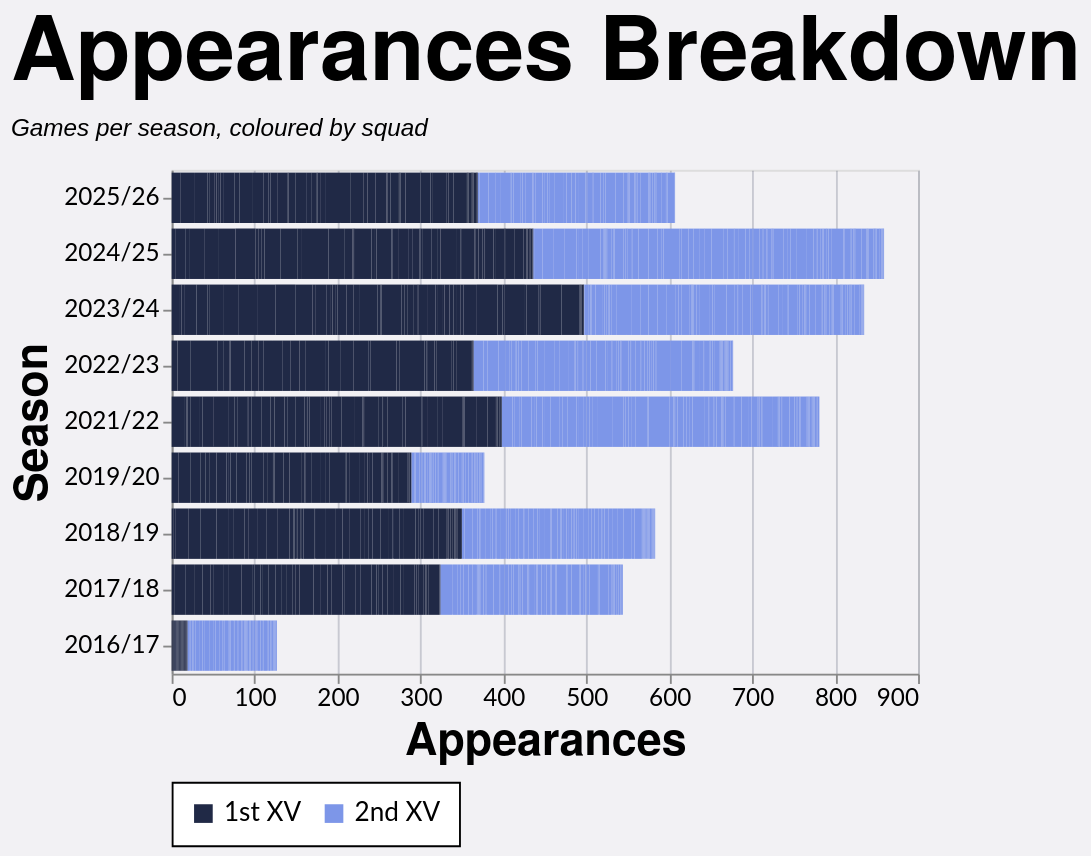

Write a Vega-Lite specification for this figure.
### Vega-Lite specification from a JSON file in a GitHub repository (floating-point values rounded to 4 significant figures; data arrays with more than 128 entries replaced by an {"elided": "..."} marker saying what was removed)
{"config": {"axis": {"labelFont": "Lato, sans-serif", "titleFont": "PT Sans Narrow, Helvetica Neue, Helvetica, Arial, sans-serif", "labelFontSize": 13, "titleFontSize": 24, "gridColor": "#202947", "gridOpacity": 0.2}, "header": {"labelFont": "PT Sans Narrow, Helvetica Neue, Helvetica, Arial, sans-serif", "titleFont": "PT Sans Narrow, Helvetica Neue, Helvetica, Arial, sans-serif", "labelFontSize": 24, "titleFontSize": 28, "labelFontWeight": "bold", "orient": "left"}, "legend": {"labelFont": "Lato, sans-serif", "titleFont": "PT Sans Narrow, Helvetica Neue, Helvetica, Arial, sans-serif", "labelFontSize": 14, "titleFontSize": 16, "titlePadding": 5, "fillColor": "white", "strokeColor": "black", "padding": 10, "titleFontWeight": "lighter", "titleFontStyle": "italic", "titleColor": "gray", "offset": 10}, "title": {"font": "PT Sans Narrow, Helvetica Neue, Helvetica, Arial, sans-serif", "fontSize": 48, "fontWeight": "bold", "anchor": "start", "align": "center", "titlePadding": 20, "subtitlePadding": 10, "subtitleFontSize": 13, "subtitleColor": "", "subtitleFontStyle": "italic", "offset": 15, "color": "black"}, "axisX": {"labelAngle": 0}, "facet": {"title": null, "header": null, "align": {"row": "each", "column": "each"}}, "resolve": {"scale": {"y": "independent", "facet": "independent"}}, "background": "#f2f1f4"}, "data": {"name": "data-1ec98738f94c5c102372cf783b39068d"}, "mark": {"type": "bar"}, "encoding": {"color": {"field": "color_value", "legend": {"orient": "bottom", "title": null}, "scale": {"range": ["#202946", "#7d96e8", "#99151520"]}, "sort": ["1st XV", "2nd XV", "Unknown"], "type": "nominal"}, "tooltip": [{"field": "player", "title": "Player", "type": "nominal"}, {"field": "season", "title": "Season", "type": "nominal"}, {"field": "color_value", "title": "Group", "type": "nominal"}, {"aggregate": "sum", "field": "apps", "title": "Appearances", "type": "quantitative"}], "x": {"aggregate": "sum", "field": "apps", "title": "Appearances", "type": "quantitative"}, "y": {"field": "season", "sort": {"field": "season_sort", "op": "max", "order": "descending"}, "title": "Season", "type": "nominal"}}, "height": {"step": 30}, "title": {"text": "Appearances Breakdown", "subtitle": "Games per season, coloured by squad"}, "width": 400, "$schema": "https://vega.github.io/schema/vega-lite/v5.20.1.json", "datasets": {"data-1ec98738f94c5c102372cf783b39068d": {"elided": "2518 records"}}}
